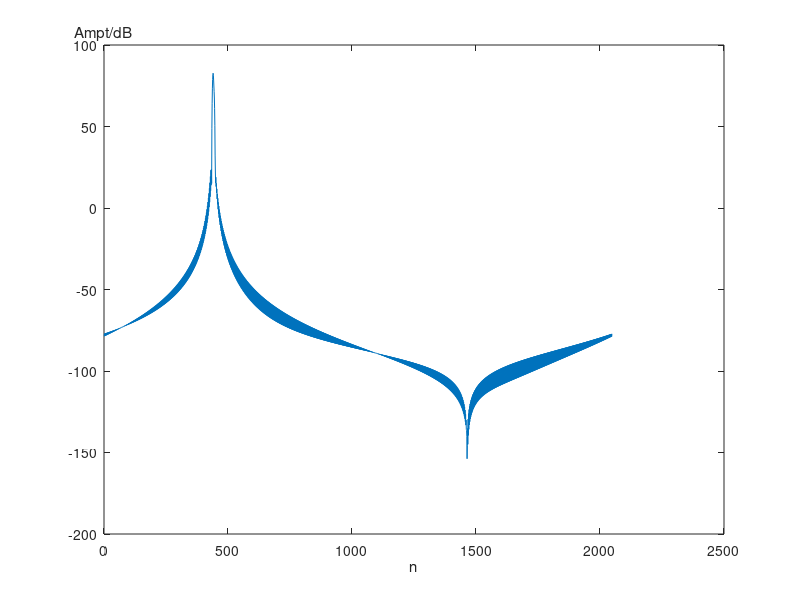

Source code (MATLAB):
%Blackman窗


N = 1024;

n = 0:N-1;

x1 = 31.6 * exp(1j * 3*pi / 7 * n) + 10 * exp(1j * (1/7 + 1/1024) * 3*pi * n);

x1_window = x1 .* blackman(N)';

X1 = fft(x1_window, 2*N);

X1_dB = 20 * log10(abs(X1));

plot(X1_dB);
xlabel("n");
ylabel("Ampt/dB", "Rotation", 0, "Position", [0, 103]);